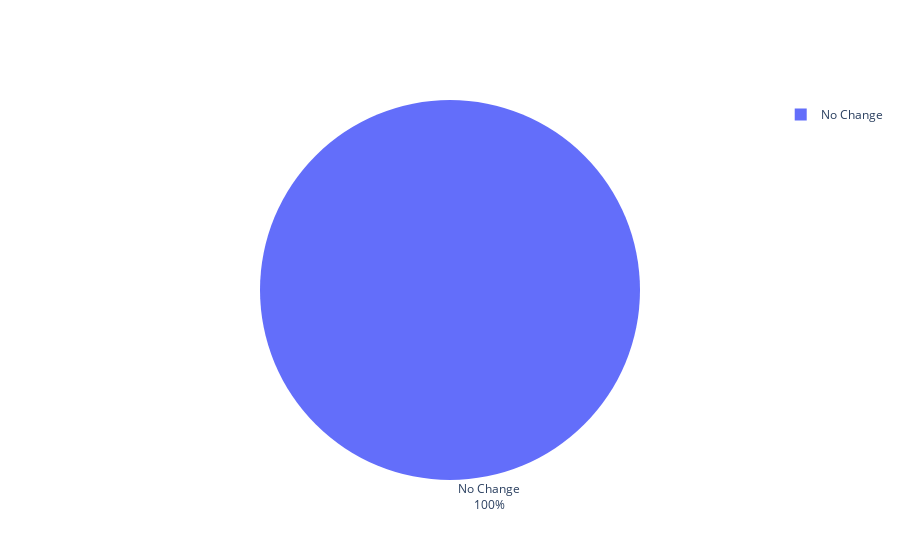

Notebook source saved alongside this figure:
### Code cell
fig = vh.create_pie_chart(df.to_frame(),["count"])
fig.show()

### Figure 1 — Plotly figure (JSON) as saved in the notebook; plotly's stock layout.template omitted (floating-point values rounded to 4 significant figures)
{"data": [{"automargin": true, "labels": ["No Change"], "textinfo": "label+percent", "textposition": "outside", "type": "pie", "values": [3845467]}], "layout": {}}
